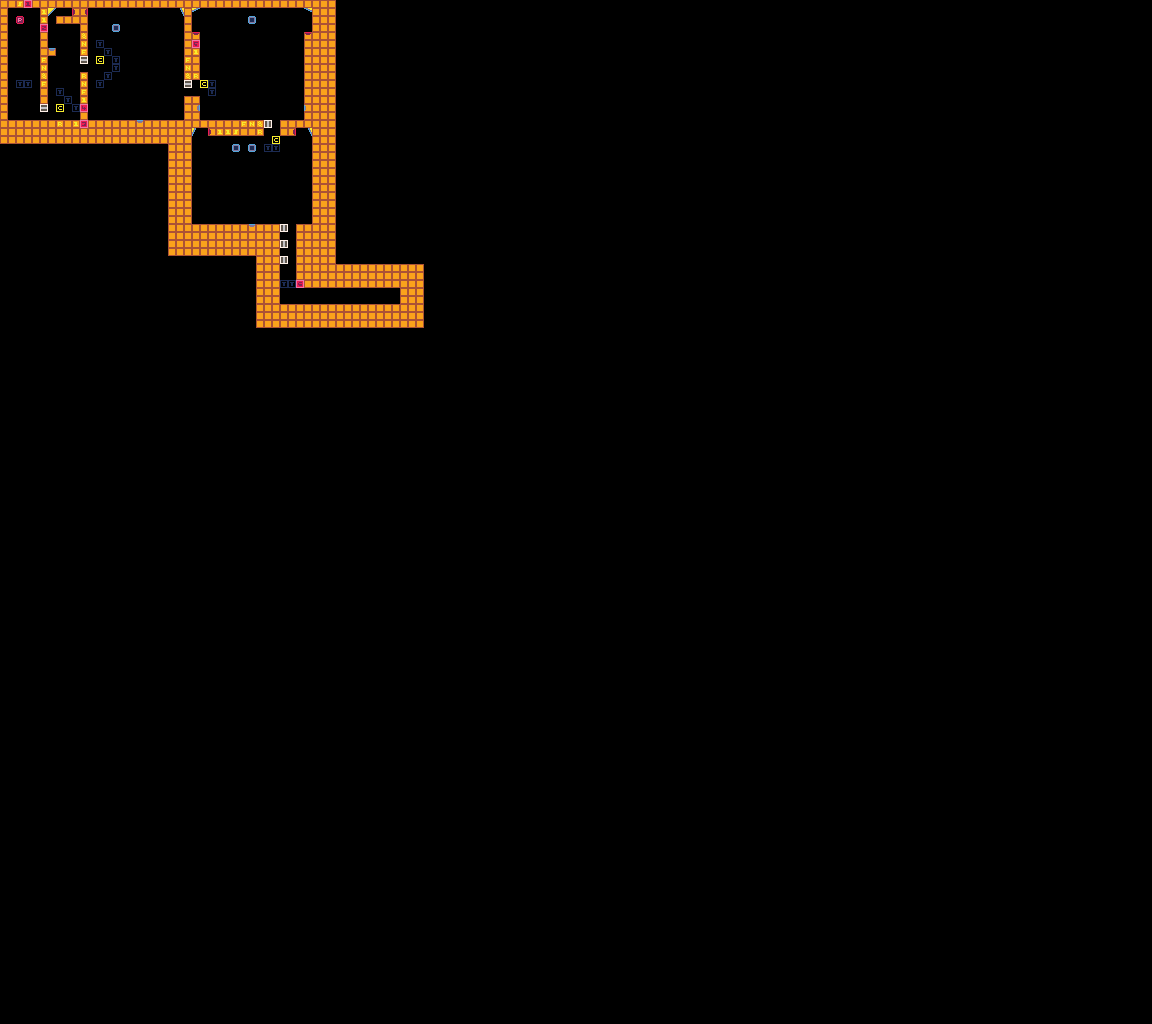

Tiled map render using the project's own tile images. Description and the map definition, with tile-layer contents summarised, below:
An orthogonal 144x128 tile map with 8x8 px tiles, 1 tile layer (Tile Layer 1) and 62 objects.

<map version="1.0" tiledversion="1.0.2" orientation="orthogonal" renderorder="left-up" width="144" height="128" tilewidth="8" tileheight="8" nextobjectid="328">
 <tileset firstgid="1" source="tileset.tsx" />
 <layer name="Tile Layer 1" width="144" height="128">
  <data>[18432 cells, 577 non-empty, 30 distinct tile ids]</data>
 </layer>
 <objectgroup name="Wires">
  <object id="32" x="20" y="4.54545">
   <polyline points="0,0 8.27273,0.909091" />
  </object>
  <object id="34" x="45.6364" y="20">
   <polyline points="0,0 -0.909091,7.63636" />
  </object>
  <object id="35" x="20.6364" y="2.27273">
   <polyline points="0,0 23.5455,0.363636 23.2727,9.72727" />
  </object>
  <object id="36" x="46.0909" y="12.0909">
   <polyline points="0,0 -3.72727,8.36364" />
  </object>
  <object id="43" x="27.875" y="81.5">
   <polyline points="0,0 15,0.375" />
  </object>
  <object id="44" x="20.25" y="84.375">
   <polyline points="0,0 22.125,0.125" />
  </object>
  <object id="47" x="42.75" y="60.375">
   <polyline points="0,0 -0.625,7.125" />
  </object>
  <object id="48" x="45.25" y="67.875">
   <polyline points="0,0 -0.125,7.75" />
  </object>
  <object id="49" x="44.625" y="83.5">
   <polyline points="0,0 -3,-7.75" />
  </object>
  <object id="50" x="46" y="77.5">
   <polyline points="0,0 0.5,29.5" />
  </object>
  <object id="66" x="78.1818" y="123.091">
   <polyline points="0,0 6,-0.363636" />
  </object>
  <object id="69" x="54" y="51.0909">
   <polyline points="0,0 29.6364,-8.18182" />
  </object>
  <object id="70" x="84.5455" y="45.2727">
   <polyline points="0,0 0.727273,6.72727" />
  </object>
  <object id="72" x="76" y="108">
   <polyline points="0,0 -14.5455,15.8182" />
  </object>
  <object id="73" x="67.8182" y="100.545">
   <polyline points="0,0 0.545455,12 -8.72727,23.4545" />
  </object>
  <object id="74" x="59.8182" y="92">
   <polyline points="0,0 6.36364,5.63636 6.90909,18.9091 -1.09091,34" />
  </object>
  <object id="75" x="57.8182" y="121.636">
   <polyline points="0,0 1.45455,-14.7273" />
  </object>
  <object id="76" x="57.6364" y="123.091">
   <polyline points="0,0 -7.45455,-17.0909 -8,-62.5455 -12,-64.3636" />
  </object>
  <object id="77" x="62" y="125.455">
   <polyline points="0,0 13.0909,-0.545455" />
  </object>
  <object id="78" x="82.7273" y="51.6364">
   <polyline points="0,0 2.72727,-14.3636" />
  </object>
  <object id="79" x="81.8182" y="35.2727">
   <polyline points="0,0 -7.81818,1.81818 -5.27273,22 1.27273,24.7273" />
  </object>
  <object id="80" x="98.9091" y="84.1818">
   <polyline points="0,0 -13.8182,-9.09091" />
  </object>
  <object id="81" x="106.364" y="76.3636">
   <polyline points="0,0 -6,5.63636 -22.9091,-1.45455" />
  </object>
  <object id="82" x="114.364" y="68.7273">
   <polyline points="0,0 -13.8182,17.6364 -30.5455,6.36364" />
  </object>
  <object id="83" x="115.455" y="60.9091">
   <polyline points="0,0 1.09091,8 -14,25.6364 -33.4545,14.7273" />
  </object>
  <object id="84" x="108.909" y="52.5455">
   <polyline points="0,0 9.45455,7.45455 9.09091,14.9091 -11.0909,33.4545 -25.2727,24.5455" />
  </object>
  <object id="85" x="101.273" y="42.1818">
   <polyline points="0,0 14.1818,17.4545 15.6364,24.9091 -1.63636,45.2727 -18,32.9091" />
  </object>
  <object id="86" x="86.3636" y="73.8182">
   <polyline points="0,0 6,1.45455 5.09091,18.5455 -1.63636,18.1818" />
  </object>
  <object id="87" x="82" y="91.8182">
   <polyline points="0,0 0.909091,-8.54545" />
  </object>
  <object id="88" x="84.5455" y="82.1818">
   <polyline points="0,0 8.18182,-11.0909 7.81818,-38 0.363636,-47.4545" />
  </object>
  <object id="89" x="82.1818" y="74.1818">
   <polyline points="0,0 15.2727,0.545455 16.7273,-13.4545" />
  </object>
  <object id="90" x="140" y="124.25">
   <polyline points="0,0 38.5,-9 40.25,-47.25 46.75,-47.5" />
  </object>
  <object id="91" x="188.75" y="59.75">
   <polyline points="0,0 -2.25,6.25" />
  </object>
  <object id="92" x="189.5" y="69.25">
   <polyline points="0,0 -0.25,6" />
  </object>
  <object id="93" x="189.5" y="77.5">
   <polyline points="0,0 -0.25,7.75" />
  </object>
  <object id="94" x="82.1818" y="77.6364">
   <polyline points="0,0 -3.45455,0 -4.72727,22.5455 0.727273,22.1818" />
  </object>
  <object id="95" x="85.6364" y="100.727">
   <polyline points="0,0 -0.909091,6.72727" />
  </object>
  <object id="104" x="193.818" y="74.3636">
   <polyline points="0,0 -0.181818,-12.3636 -4,-13.6364" />
  </object>
  <object id="105" x="195.636" y="74">
   <polyline points="0,0 -0.363636,-21.4545" />
  </object>
  <object id="106" x="196.727" y="51.6364">
   <polyline points="0,0 -1.27273,-8.72727" />
  </object>
  <object id="107" x="261.636" y="125.455">
   <polyline points="0,0 4.18182,0.181818" />
  </object>
  <object id="108" x="253.455" y="125.455">
   <polyline points="0,0 4,0" />
  </object>
  <object id="109" x="195.818" y="107.636">
   <polyline points="0,0 0.909091,8.36364 58.9091,9.27273 62.3636,13.6364" />
  </object>
  <object id="110" x="308" y="108.182">
   <polyline points="0,0 -0.545455,8.36364 -46.7273,9.45455 -48.1818,14.3636" />
  </object>
  <object id="112" x="214.364" y="83.0909">
   <polyline points="0,0 0,-8.54545 -16.7273,-8.54545" />
  </object>
  <object id="113" x="212.364" y="90.9091">
   <polyline points="0,0 0.181818,-15.0909 -14.7273,-13.8182" />
  </object>
  <object id="114" x="195.818" y="77.0909">
   <polyline points="0,0 -0.545455,5.63636 8.36364,5.63636" />
  </object>
  <object id="115" x="266.5" y="147.5">
   <polyline points="0,0 -6,-0.5 -6.875,-14.75" />
  </object>
  <object id="116" x="275.125" y="146.875">
   <polyline points="0,0 -12.625,-1.375 -13.75,-14.625" />
  </object>
  <object id="117" x="260.125" y="130.375">
   <polyline points="0,0 17,1.125 15.375,9.125" />
  </object>
  <object id="118" x="257.125" y="130.375">
   <polyline points="0,0 -9.75,1.375 -13.375,-7.375" />
  </object>
  <object id="119" x="234.5" y="129.125">
   <polyline points="0,0 -4.875,0" />
  </object>
  <object id="120" x="225.625" y="129.25">
   <polyline points="0,0 -3.375,-0.375" />
  </object>
  <object id="121" x="222.375" y="130.75">
   <polyline points="0,0 3.375,-0.125" />
  </object>
  <object id="123" x="220.5" y="133.125">
   <polyline points="0,0 -1.5,4.75 -7.375,4.875 -9.5,-1" />
  </object>
  <object id="124" x="227.091" y="132.364">
   <polyline points="0,0 4.90909,24.7273 56.5455,24.3636 65.0909,-0.727273" />
  </object>
  <object id="133" x="245.636" y="123.273">
   <polyline points="0,0 5.27273,-0.545455" />
  </object>
  <object id="137" x="252.25" y="227.25">
   <polyline points="0,0 30.25,-1" />
  </object>
  <object id="138" x="253.75" y="228.5">
   <polyline points="0,0 30.75,16" />
  </object>
  <object id="139" x="249.75" y="228.75">
   <polyline points="0,0 35.25,31.25" />
  </object>
  <object id="326" x="292.5" y="282.5">
   <polyline points="0,0 7.75,-0.5" />
  </object>
  <object id="327" x="284" y="285.5">
   <polyline points="0,0 16,-0.25" />
  </object>
 </objectgroup>
</map>
